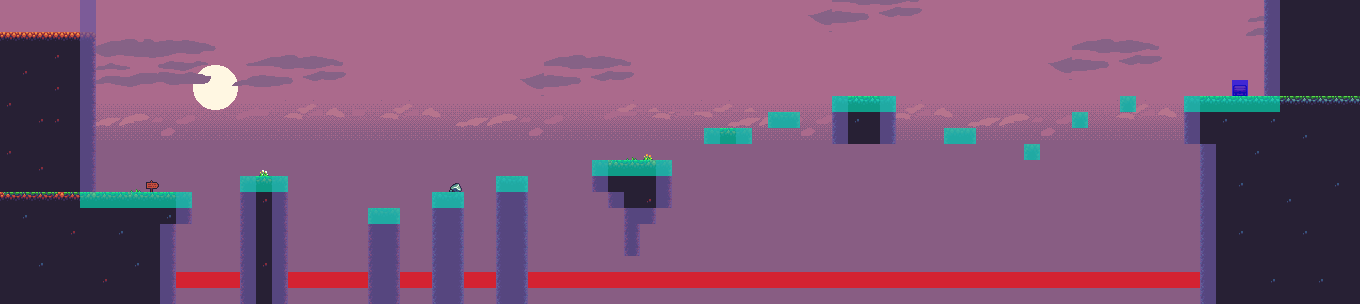

The image is a tile-based game level rendered from a .tmx file. Its description and source (layers, tilesets, objects; grid data summarised) follow:
An orthogonal 85x19 tile map with 16x16 px tiles, 4 tile layers (background, platforms, walls, colliders), 3 tilesets.

<map version="1.4" tiledversion="1.4.2" orientation="orthogonal" renderorder="right-down" width="85" height="19" tilewidth="16" tileheight="16" infinite="0" nextlayerid="9" nextobjectid="1">
 <editorsettings>
  <export target="map.tmx" format="tmx" />
 </editorsettings>
 <tileset firstgid="1" name="tileset" tilewidth="16" tileheight="16" tilecount="136" columns="17">
  <image source="tileset.png" width="272" height="128" />
 </tileset>
 <tileset firstgid="137" name="background" tilewidth="16" tileheight="16" tilecount="170" columns="17">
  <image source="background.png" width="272" height="160" />
 </tileset>
 <tileset firstgid="307" name="collider" tilewidth="16" tileheight="16" tilecount="4" columns="2">
  <image source="collider.png" width="32" height="32" />
 </tileset>
 <layer id="1" name="background" width="85" height="19">
  <properties>
   <property name="visible" type="bool" value="true" />
  </properties>
  <data>[1615 cells, 1615 non-empty, 166 distinct tile ids]</data>
 </layer>
 <layer id="3" name="platforms" width="85" height="19">
  <properties>
   <property name="visible" type="bool" value="true" />
  </properties>
  <data>[1615 cells, 421 non-empty, 26 distinct tile ids]</data>
 </layer>
 <layer id="8" name="walls" width="85" height="19" opacity="0.71">
  <properties>
   <property name="visible" type="bool" value="false" />
  </properties>
  <data>[1615 cells, 121 non-empty, 1 distinct tile ids]</data>
 </layer>
 <layer id="7" name="colliders" width="85" height="19" opacity="0.63">
  <properties>
   <property name="visible" type="bool" value="false" />
  </properties>
  <data>[1615 cells, 97 non-empty, 3 distinct tile ids]</data>
 </layer>
</map>
